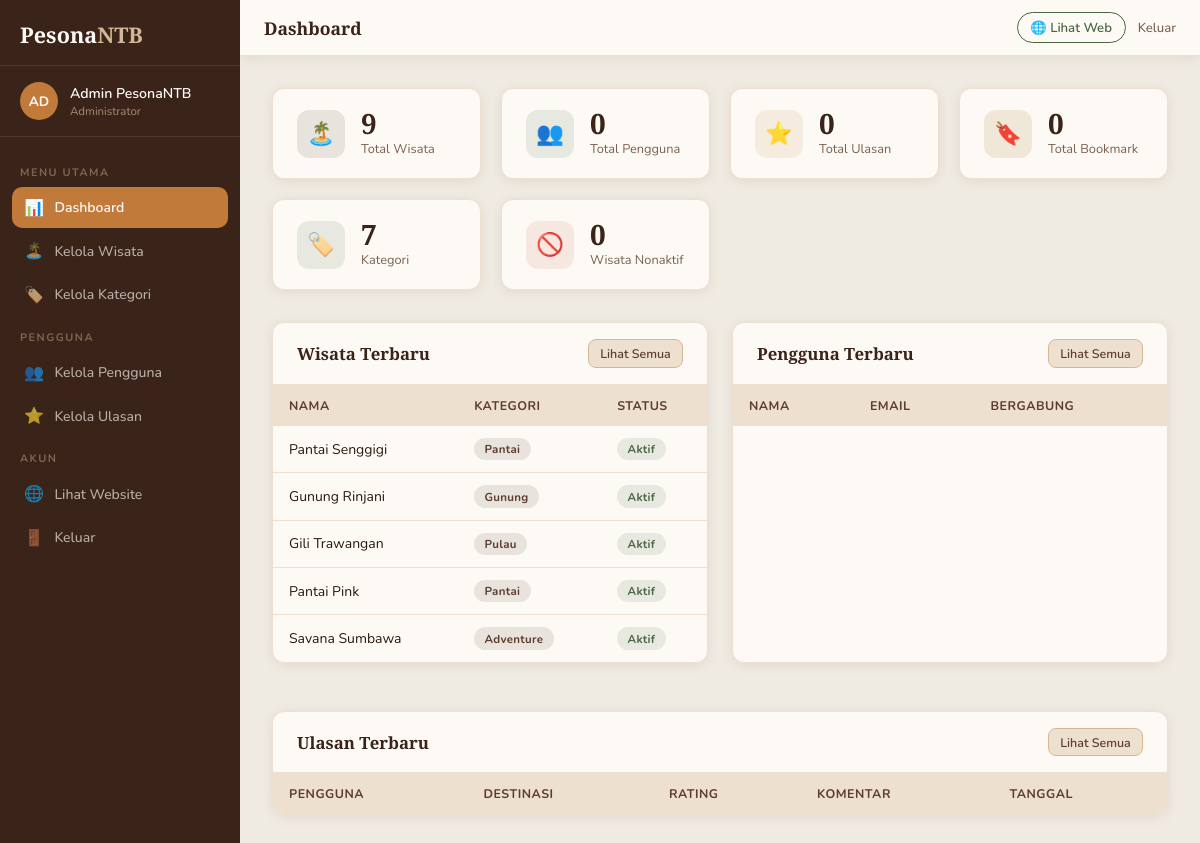
Before: /config/dashboard.php (signed in) with the older database file.
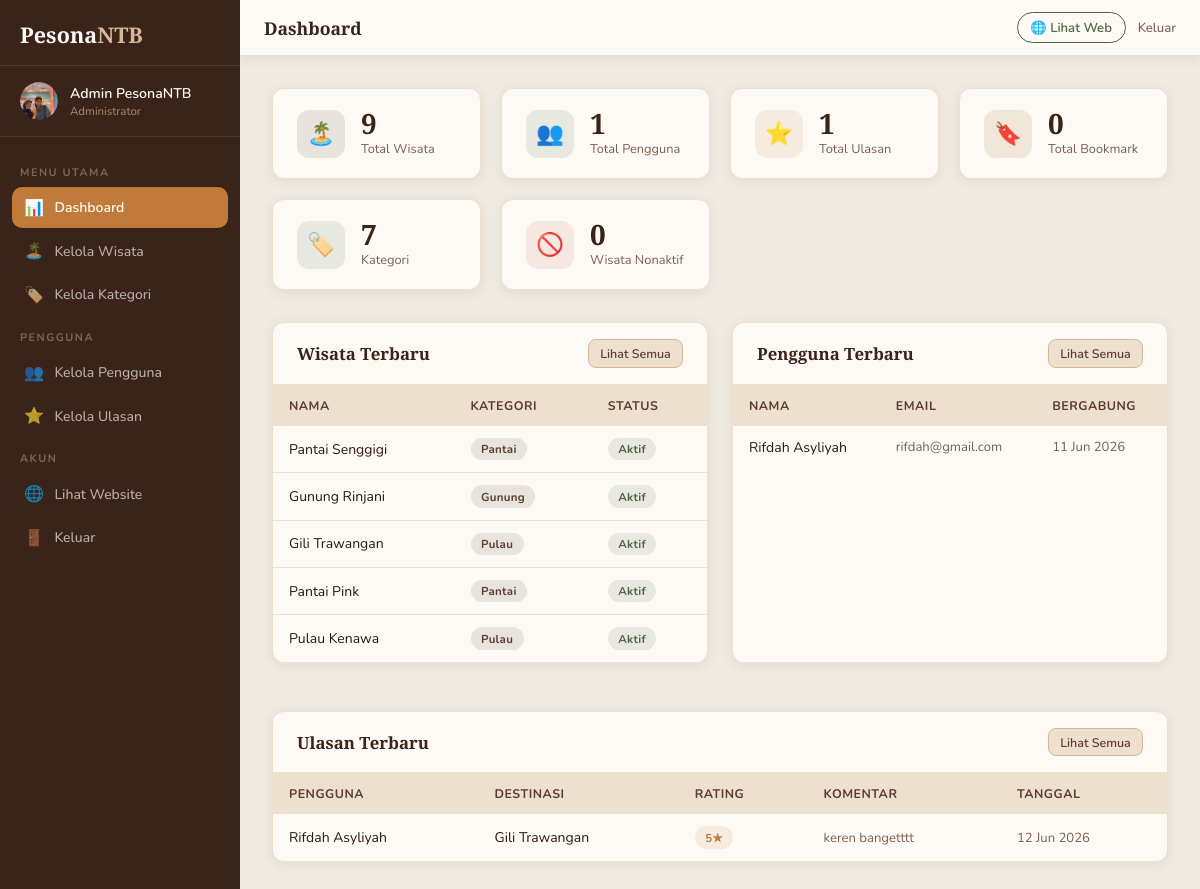
After: the same page with the newer database file.
### tables this page shows
CREATE TABLE `wisata` (
  `id` int(11) NOT NULL,
  `nama` varchar(150) NOT NULL,
  `kategori` enum('Pantai','Gunung','Air Terjun','Budaya','Pulau','Kuliner','Adventure') NOT NULL,
  `lokasi` varchar(150) NOT NULL,
  `deskripsi` text NOT NULL,
  `fasilitas` text DEFAULT NULL,
  `jam_buka` varchar(100) DEFAULT NULL,
  `harga_tiket` varchar(100) DEFAULT NULL,
  `foto` varchar(255) DEFAULT NULL,
  `aktif` tinyint(1) DEFAULT 1,
  `latitude` decimal(10,8) DEFAULT NULL,
  `longitude` decimal(11,8) DEFAULT NULL,
  `rating` decimal(3,1) DEFAULT 0.0,
  `created_at` datetime DEFAULT current_timestamp(),
  `updated_at` datetime DEFAULT current_timestamp() ON UPDATE current_timestamp()
);

CREATE TABLE `users` (
  `id` int(11) NOT NULL,
  `nama` varchar(100) NOT NULL,
  `email` varchar(150) NOT NULL,
  `telepon` varchar(20) NOT NULL,
  `password` varchar(255) NOT NULL,
  `role` enum('user','admin') DEFAULT 'user',
  `foto_profil` varchar(255) DEFAULT NULL,
  `created_at` datetime DEFAULT current_timestamp(),
  `reset_token` varchar(255) DEFAULT NULL,
  `reset_expired` datetime DEFAULT NULL
);

CREATE TABLE `ulasan` (
  `id` int(11) NOT NULL,
  `user_id` int(11) NOT NULL,
  `wisata_id` int(11) NOT NULL,
  `rating` tinyint(4) NOT NULL CHECK (`rating` between 1 and 5),
  `komentar` text NOT NULL,
  `created_at` datetime DEFAULT current_timestamp()
);

### config/dashboard.php (the view, shortened to what the changed rows need)
<?php
require_once 'db.php';
$total_user     = $conn->query("SELECT COUNT(*) as c FROM users WHERE role='user'")->fetch_assoc()['c'] ?? 0;
$total_ulasan   = $conn->query("SELECT COUNT(*) as c FROM ulasan")->fetch_assoc()['c'] ?? 0;
$wisata_terbaru = [];
$res = $conn->query("SELECT id, nama, kategori, lokasi, rating, aktif, created_at FROM wisata ORDER BY created_at DESC LIMIT 5");
if ($res) while ($r = $res->fetch_assoc()) $wisata_terbaru[] = $r;
$user_terbaru = [];
$res = $conn->query("SELECT id, nama, email, created_at FROM users WHERE role='user' ORDER BY created_at DESC LIMIT 5");
if ($res) while ($r = $res->fetch_assoc()) $user_terbaru[] = $r;
$ulasan_terbaru = [];
$res = $conn->query("SELECT u.komentar, u.rating, u.created_at, us.nama as user_nama, w.nama as wisata_nama FROM ulasan u JOIN users us ON u.user_id=us.id JOIN wisata w ON u.wisata_id=w.id ORDER BY u.created_at DESC LIMIT 5");
if ($res) while ($r = $res->fetch_assoc()) $ulasan_terbaru[] = $r;
?>
<!DOCTYPE html>
<html lang="id">
<head>
  <link rel="stylesheet" href="../css/admin.css">
</head>
<body>
<div class="admin-layout">
  <?php include 'sidebar.php'; ?>
  <div class="admin-content">
    <main class="admin-main">
      <div class="stats-grid">
        <div class="stat-card">
          <div><div class="stat-num"><?= $total_user ?></div><div class="stat-label">Total Pengguna</div></div>
        </div>
        <div class="stat-card">
          <div><div class="stat-num"><?= $total_ulasan ?></div><div class="stat-label">Total Ulasan</div></div>
        </div>
      </div>
      <div style="display:grid;grid-template-columns:1fr 1fr;gap:1.5rem;margin-bottom:1.5rem">
        <div class="admin-card">
          <div class="table-wrap">
            <table>
              <thead><tr><th>Nama</th><th>Kategori</th><th>Status</th></tr></thead>
              <tbody>
                <?php foreach ($wisata_terbaru as $w): ?>
                <tr>
                  <td><?= htmlspecialchars($w['nama']) ?></td>
                  <td><span class="badge badge-brown"><?= htmlspecialchars($w['kategori']) ?></span></td>
                  <td><?= $w['aktif'] ? '<span class="badge badge-green">Aktif</span>' : '<span class="badge badge-gray">Nonaktif</span>' ?></td>
                </tr>
                <?php endforeach; ?>
              </tbody>
            </table>
          </div>
        </div>
        <div class="admin-card">
          <div class="table-wrap">
            <table>
              <thead><tr><th>Nama</th><th>Email</th><th>Bergabung</th></tr></thead>
              <tbody>
                <?php foreach ($user_terbaru as $u): ?>
                <tr>
                  <td><?= htmlspecialchars($u['nama']) ?></td>
                  <td class="td-muted"><?= htmlspecialchars($u['email']) ?></td>
                  <td class="td-muted"><?= date('d M Y', strtotime($u['created_at'])) ?></td>
                </tr>
                <?php endforeach; ?>
              </tbody>
            </table>
          </div>
        </div>
      </div>
      <div class="admin-card">
        <div class="table-wrap">
          <table>
            <thead><tr><th>Pengguna</th><th>Destinasi</th><th>Rating</th><th>Komentar</th><th>Tanggal</th></tr></thead>
            <tbody>
              <?php foreach ($ulasan_terbaru as $u): ?>
              <tr>
                <td><?= htmlspecialchars($u['user_nama']) ?></td>
                <td><?= htmlspecialchars($u['wisata_nama']) ?></td>
                <td><span class="badge badge-orange"><?= $u['rating'] ?>★</span></td>
                <td class="td-truncate td-muted"><?= htmlspecialchars($u['komentar']) ?></td>
                <td class="td-muted"><?= date('d M Y', strtotime($u['created_at'])) ?></td>
              </tr>
              <?php endforeach; ?>
            </tbody>
          </table>
        </div>
      </div>
    </main>
  </div>
</div>
</body>
</html>

### config/sidebar.php (shortened to what the changed rows need)
<?php
$admin_nama   = $_SESSION['user_nama'] ?? 'Admin';
$inisial      = strtoupper(mb_substr($admin_nama, 0, 2));
$foto_profil_admin = '';
if (isset($conn) && isset($_SESSION['user_id'])) {
    $stmt_sidebar = $conn->prepare("SELECT foto_profil FROM users WHERE id = ?");
    $stmt_sidebar->bind_param('i', $_SESSION['user_id']);
    $stmt_sidebar->execute();
    $result_sidebar = $stmt_sidebar->get_result()->fetch_assoc();
    $foto_profil_admin = $result_sidebar['foto_profil'] ?? '';
}
?>
<aside class="admin-sidebar" id="adminSidebar">
  <a href="profil.php" class="sidebar-admin-link" style="text-decoration: none; color: inherit; display: block;">
    <div class="sidebar-admin">
      <?php if (!empty($foto_profil_admin)): ?>
        <div class="admin-avatar" style="background: none; overflow: hidden; padding: 0; display: flex; align-items: center; justify-content: center;">
          <img src="../assets/uploads/profil/<?= htmlspecialchars($foto_profil_admin) ?>" style="width: 100%; height: 100%; object-fit: cover; border-radius: 50%;" alt="">
        </div>
      <?php else: ?>
        <div class="admin-avatar"><?= $inisial ?></div>
      <?php endif; ?>
      <div class="admin-info">
        <div class="admin-name"><?= htmlspecialchars($admin_nama) ?></div>
        <div class="admin-role">Administrator</div>
      </div>
    </div>
  </a>
</aside>

Changed rows visible on the page:
removed wisata: nama "Savana Sumbawa", kategori "Adventure", aktif "Aktif"
now on this page (row edited): users: foto_profil (picture)
added wisata: nama "Pulau Kenawa", kategori "Pulau", aktif "Aktif"
added users: nama "Rifdah Asyliyah", email "rifdah@gmail.com", created_at "11 Jun 2026"
added ulasan: user.nama "Rifdah Asyliyah", wisata.nama "Gili Trawangan", rating "5", komentar "keren bangetttt", created_at "12 Jun 2026"
Other visible differences:
$total_user: "0" → "1"
$total_ulasan: "0" → "1"
$inisial: "AD" → (not shown)
